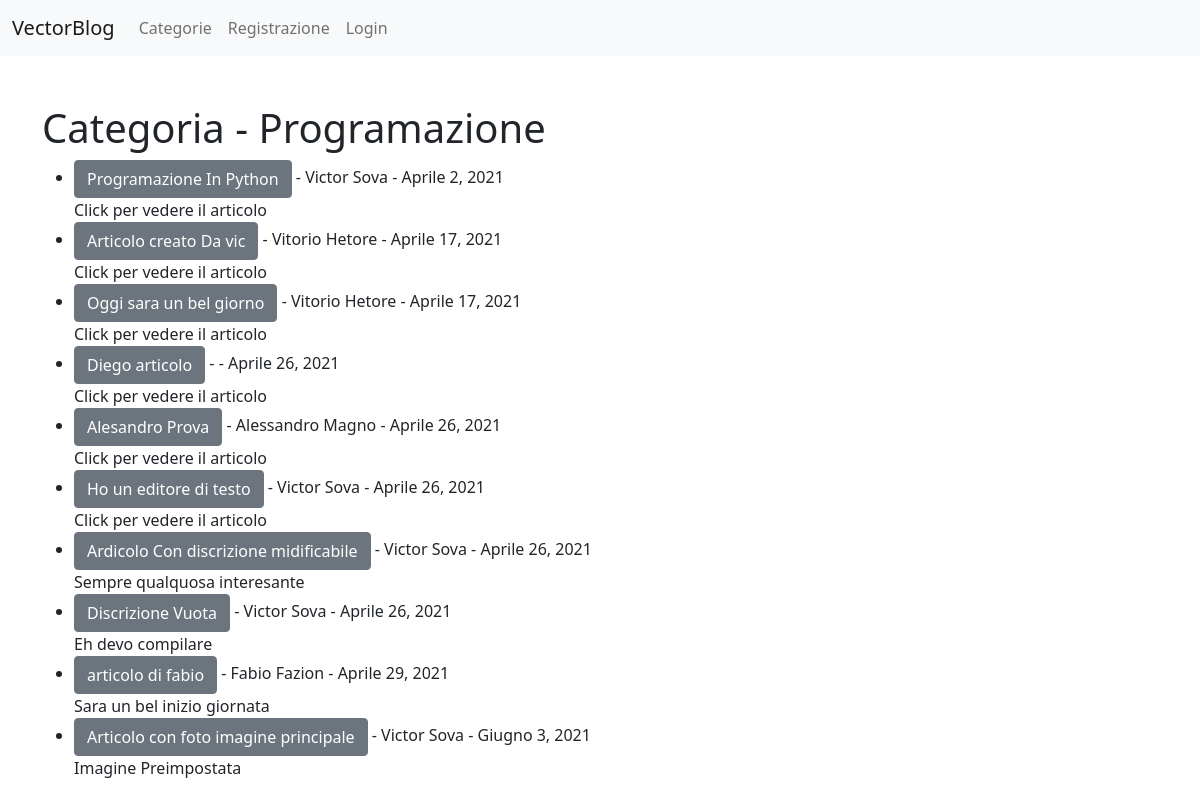
The page /category/Programazione on the database as committed earlier.
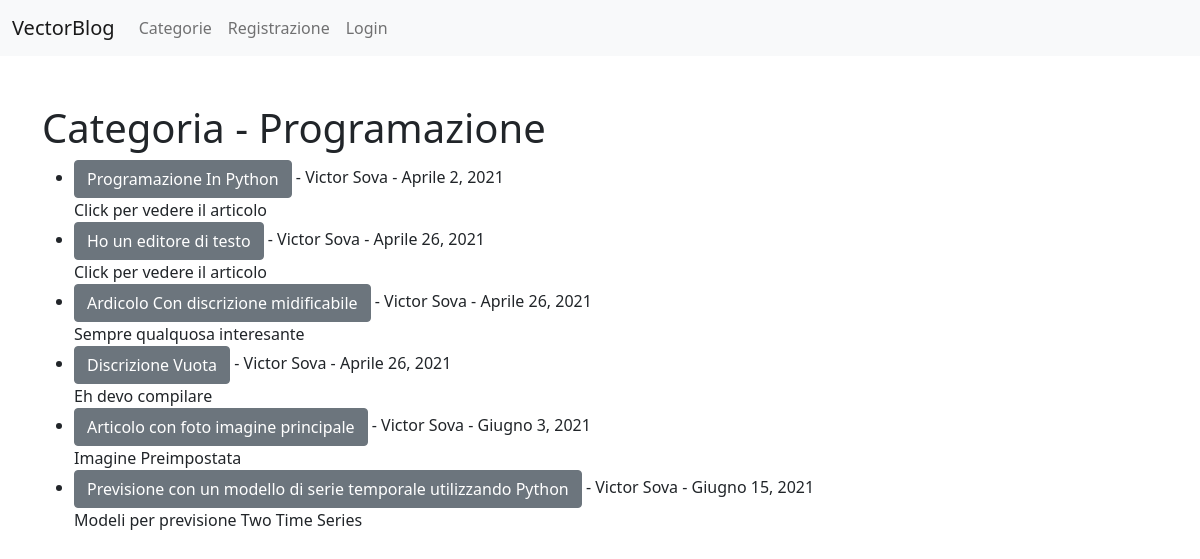
The same page on the database as committed later.
### Eblog/models.py (models this page shows, shortened)
class Post(models.Model):
	title = models.CharField(max_length = 200)
	header_image = models.ImageField(null = True, blank = True, upload_to = "images/")
	title_tag = models.CharField(max_length = 200)
	author = models.ForeignKey(User, on_delete = models.CASCADE)
	body = RichTextField(blank = True, null = True)
	post_date = models.DateField(auto_now_add=True)
	category = models.CharField(max_length = 200, default = 'coding')
	snippet = models.CharField(max_length = 50, default = 'Picola discrizione del articolo')
	likes = models.ManyToManyField(User, related_name='blog_post')

### Eblog/views.py (the view)
# urls.py: path('category/<str:cats>', CategoryView, name='category'),
def CategoryView(request, cats):
	category_posts = Post.objects.filter(category = cats)
	return render(request, 'categories.html', {'cats':cats.title(), 'category_posts':category_posts })

### Eblog/templates/categories.html (shortened to what this page needs)
{% extends 'base.html'%}
 {% block content %}
{% if category_posts %}
	<h1>Categoria - {{ cats }} </h1>
		<ul>
		{% for post in category_posts %}
			<li><a href="{%url 'article-detail' post.pk %}" class="btn btn-secondary">
			{{	post.title }}</a> -
			{{ post.author.first_name }}
			{{	post.author.last_name }} -
			{{ post.post_date}}   <br/>
			{{post.snippet}}</li>
		{% endfor %}
		</ul>
{% endif %}
{% endblock %}

### Eblog/templates/base.html (shortened to what this page needs)
<!doctype html>
<html lang="en">
  <head>
    <link href="https://cdn.jsdelivr.net/npm/bootstrap@5.0.0-beta3/dist/css/bootstrap.min.css" rel="stylesheet">
  </head>
  <body>
<nav class="navbar navbar-expand-lg navbar-light bg-light">
  <div class="container-fluid">
    <a class="navbar-brand" href="{% url 'home' %}">VectorBlog</a>
    <div class="collapse navbar-collapse" id="navbarSupportedContent">
      <ul class="navbar-nav me-auto mb-2 mb-lg-0">
        {% if cat_menu  %}
        <li class="nav-item dropdown">
          <a class="nav-link dropdown-toggle" href="#" id="navbarDropdown" role="button" data-bs-toggle="dropdown" aria-expanded="false">
            Categorie
          </a>
          <ul class="dropdown-menu" aria-labelledby="navbarDropdown">
            {% for item in cat_menu %}
            <a class="dropdown-item" href="{%url 'category' item%}">
            {{ item }}</a>
            {% endfor %}
          </ul>
        </li>
        {% else %}
          <li class="nav-item">
              <a class="nav-link" href="{% url 'category-list' %}">Categorie</a>
          </li>
        {% endif %}
        {% if user.is_authenticated %}
          <li class="nav-item">
            <a class="nav-link" href="{% url 'add_post' %}">Aggiungi Articolo</a>
          </li>
            <li class="nav-item">
            <a class="nav-link" href="{% url 'add_category' %}">Aggiungi Categoria</a>
          </li>
          <li class="nav-item">
            <a class="nav-link" href="{% url 'edit_profile' %}">Modifica Profilo</a>
          </li>
          <li class="nav-item">
            <a class="nav-link" href="{% url 'logout' %}">Logout</a>
          </li>
        {% else %}
          <li class="nav-item">
            <a class="nav-link" href="{% url 'register' %}">Registrazione</a>
          </li>
          <li class="nav-item">
            <a class="nav-link" href="{% url 'login' %}">Login</a>
          </li>
        {% endif %}
    </div>
  </div>
</nav>
    <br/><br/>
    <div class = 'container' >
        {% block content %}
        {% endblock  %}
    </div>
  </body>
</html>

Rows that differ between the two databases and show on the page:
removed Post: title "Articolo creato Da vic", author.first_name "Vitorio", author.last_name "Hetore", post_date "Aprile 17, 2021", snippet "Click per vedere il articolo"
removed Post: title "Oggi sara un bel giorno", author.first_name "Vitorio", author.last_name "Hetore", post_date "Aprile 17, 2021", snippet "Click per vedere il articolo"
removed Post: title "Diego articolo", post_date "Aprile 26, 2021", snippet "Click per vedere il articolo"
removed Post: title "Alesandro Prova", author.first_name "Alessandro", author.last_name "Magno", post_date "Aprile 26, 2021", snippet "Click per vedere il articolo"
removed Post: title "articolo di fabio", author.first_name "Fabio", author.last_name "Fazion", post_date "Aprile 29, 2021", snippet "Sara un bel inizio giornata"
added Post: title "Previsione con un modello di serie temporale utilizzando Python", author.first_name "Victor", author.last_name "Sova", post_date "Giugno 15, 2021", snippet "Modeli per previsione Two Time Series"
